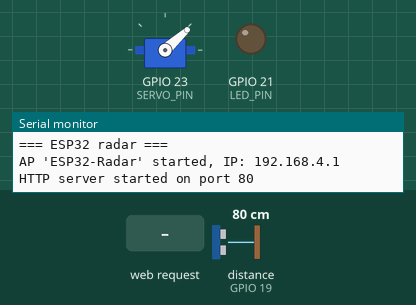
The program below on a simulated ESP32. Parts: servo, output pins drawn as LEDs (lit = HIGH), the last lines printed to the serial monitor. Wiring (inferred from the names in the program): ultrasonic range finder: trigger GPIO 18; echo GPIO 19. Inputs (shaded band) come from the test bench; at power-on: distance to the obstacle (sensor on GPIO 19) 80 cm. The echo pulse lasts 58.3 µs per cm; servo pulses on a pin are drawn as a servo (544–2400 µs = 0–180°); pins used as bus, display or sensor lines are not drawn.

Above: at 1.5 s.
1.6 s: HTTP request GET /api/guard?on=1 received
At 2.3 s:
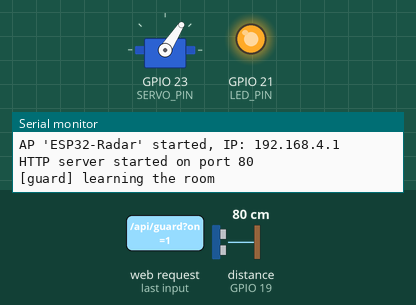
5.1 s: HTTP request GET /api/guard received
At 5.9 s:
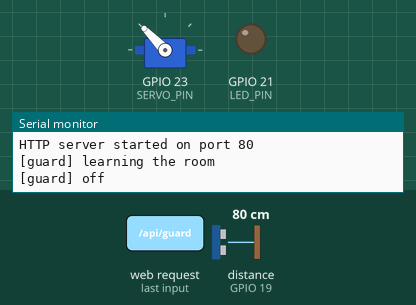
8.6 s: distance to the obstacle (sensor on GPIO 19) set to 33 cm
10.4 s: distance to the obstacle (sensor on GPIO 19) set to 27 cm
At 12.4 s:
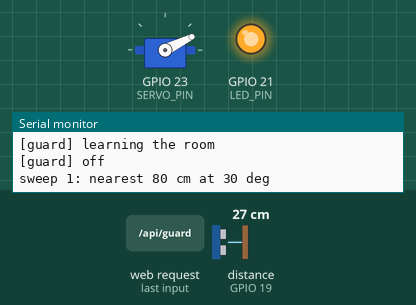
13.9 s: distance to the obstacle (sensor on GPIO 19) set to 4 cm
17.4 s: distance to the obstacle (sensor on GPIO 19) set to 2 cm
At 18.1 s:
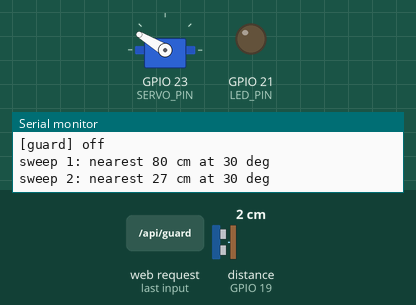
Timing chart, 0 to 21.9 s (numbered marks = the images above; inputs shaded):
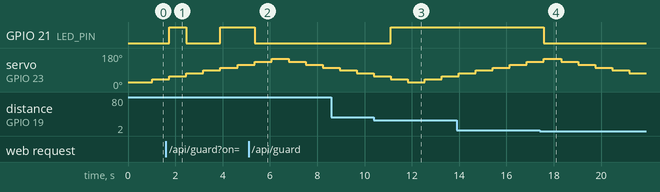

The program:

main.cpp
```cpp
#include <Arduino.h>
#include <WiFi.h>
#include <WebServer.h>

// ---------- Піни (парктронік з уроку 3 + серво) ----------
static const int TRIG_PIN = 18;   // HC-SR04 Trig
static const int ECHO_PIN = 19;   // HC-SR04 Echo через дільник 5 В -> 3.3 В
static const int LED_PIN = 21;    // KY-034 S
static const int SERVO_PIN = 23;  // SG90, помаранчевий дріт

static const char *AP_SSID = "ESP32-Radar";
static const char *AP_PASS = "12345678";

// ---------- Серво: калібрування під свій SG90 ----------
// Якщо серво не доходить до краю — зменшіть MIN / збільшіть MAX (крок 50 мкс).
// Якщо на краю дзижчить і впирається — навпаки.
static const int SERVO_MIN_US = 500;    // імпульс для 0°
static const int SERVO_MAX_US = 2400;   // імпульс для 180°
static const int SWEEP_MIN = 30;        // вужчий сектор — менше руху кабелів
static const int SWEEP_MAX = 150;
static const int STEP_DEG = 15;         // крок повороту (9 позицій на сектор)
static const unsigned long STEP_MS = 720;  // у 4 рази повільніше: ~6.5 с на прохід

// ---------- Далекомір ----------
static const float US_PER_CM = 58.0f;
static const float MIN_VALID_CM = 3.0f;  // ближче — це «сліпе» проникнення, а не ціль              // калібрування за лінійкою, як у парктроніку
static const unsigned long ECHO_TIMEOUT_US = 25000;  // ~4 м
static const float ALERT_CM = 30.0f;               // звичайний режим: ближче — KY-034 світить

// ---------- Охорона ----------
static const int LEARN_PASSES = 2;                 // скільки повних проходів запам'ятовувати «порожню кімнату»
static const int TOL_CM = 15;                      // на скільки ближче за норму — вже «щось нове»
static const int GUARD_MAX_CM = 250;               // де в нормі було порожньо, реагувати лише ближче цього
static const int CONFIRM_STEPS = 3;                // тривога, коли «нове» на стількох кутах підряд (відсіює стрибки датчика)
static const unsigned long ALARM_HOLD_MS = 3000;   // скільки світить KY-034 після тривоги

// ---------- Стан ----------
static const int N = (SWEEP_MAX - SWEEP_MIN) / STEP_DEG + 1;  // точок за один прохід
static int scanCm[N];       // відстань для кожного кута, -1 = відлуння немає
static int idx = 0;         // поточна точка
static int dir = 1;         // 1 = вліво (кут росте), -1 = вправо
static float lastCm = -1;
static unsigned long lastStep = 0;
static uint32_t sweeps = 0;

enum GuardState { G_OFF, G_LEARN, G_ARMED };
static GuardState guard = G_OFF;
static int learnLeft = 0;            // скільки ще проходів учитися
static int baseCm[N];                // «норма» для кожного кута, -1 = порожньо
static bool changed[N];              // на цьому куті зараз ближче за норму
static int streak = 0;               // скільки кутів підряд «щось нове»
static unsigned long alarmUntil = 0;
static int alarmAngle = -1;
static uint32_t alarms = 0;

WebServer server(80);

// ---------- Сторінка ----------
static const char PAGE[] PROGMEM = R"rawliteral(
<!DOCTYPE html>
<html lang="uk">
<head>
<meta charset="utf-8">
<meta name="viewport" content="width=device-width, initial-scale=1">
<title>Радар · ESP32</title>
<style>
  :root { --bg:#04110b; --card:#071a11; --line:#0f3a24; --green:#3dff8f; --muted:#5f9a7a; --amber:#ffc845; --red:#ff5d5d; }
  * { box-sizing:border-box; }
  body { margin:0; min-height:100vh; padding:16px; display:flex; justify-content:center; background:var(--bg); color:#d8ffe9;
    font-family:ui-monospace,SFMono-Regular,Consolas,monospace; }
  .wrap { width:min(720px,100%); }
  .card { background:var(--card); border:1px solid var(--line); border-radius:18px; padding:16px; box-shadow:0 0 40px rgba(61,255,143,.08); }
  h1 { font-size:13px; letter-spacing:.2em; text-transform:uppercase; color:var(--muted); margin:0 0 10px; }
  canvas { width:100%; display:block; }
  .read { display:flex; gap:18px; flex-wrap:wrap; align-items:baseline; margin-top:10px; }
  .big { font-size:34px; font-weight:700; color:var(--green); font-variant-numeric:tabular-nums; }
  .muted { color:var(--muted); font-size:13px; }
  .ctl { display:flex; gap:14px; flex-wrap:wrap; align-items:center; margin-top:12px; font-size:13px; color:var(--muted); }
  select, label { color:#d8ffe9; font:inherit; }
  select { background:#0b2417; border:1px solid var(--line); border-radius:8px; padding:4px 8px; }
  .dot { width:9px; height:9px; border-radius:50%; background:#f59e0b; display:inline-block; margin-right:6px; }
  .dot.online { background:var(--green); box-shadow:0 0 10px var(--green); }
  .banner { margin-top:10px; padding:10px 12px; border-radius:10px; font-size:14px; font-weight:700; display:none; }
  .banner.learn { display:block; background:#2a2208; color:var(--amber); border:1px solid #5a4710; }
  .banner.calm { display:block; background:#0b2417; color:var(--green); border:1px solid var(--line); }
  .banner.alarm { display:block; background:#3a0c0c; color:#ffd0d0; border:1px solid var(--red); animation:flash .6s steps(1) infinite; }
  @keyframes flash { 50% { background:#5c1111; } }
  button { background:#0b2417; color:#d8ffe9; border:1px solid var(--line); border-radius:8px; padding:6px 12px; font:inherit; cursor:pointer; }
  button.on { border-color:var(--amber); color:var(--amber); }
</style>
</head>
<body>
<div class="wrap">
  <div class="card">
    <h1>Радар · HC-SR04 + SG90</h1>
    <canvas id="c"></canvas>
    <div class="banner" id="banner"></div>
    <div class="read">
      <span class="big" id="dist">—</span>
      <span class="muted" id="ang">кут —</span>
      <span class="muted" id="near">найближче: —</span>
    </div>
    <div class="ctl">
      <button id="guard">Увімкнути охорону</button>
      <label>Дальність <select id="range"><option>100</option><option selected>200</option><option>300</option></select> см</label>
      <label><input type="checkbox" id="mirror"> дзеркально</label>
      <span><span class="dot" id="dot"></span><span id="status">з'єднання…</span></span>
    </div>
  </div>
</div>
<script>
const cv = document.getElementById('c'), ctx = cv.getContext('2d');
const rangeEl = document.getElementById('range'), mirrorEl = document.getElementById('mirror');
const distEl = document.getElementById('dist'), angEl = document.getElementById('ang'), nearEl = document.getElementById('near');
const dot = document.getElementById('dot'), statusEl = document.getElementById('status');
const banner = document.getElementById('banner'), guardBtn = document.getElementById('guard');
guardBtn.onclick = async () => {
  try { await fetch('/api/guard?on=' + (st && st.g ? 0 : 1), { cache:'no-store' }); } catch (e) {}
  poll();
};
try { mirrorEl.checked = localStorage.getItem('mirror') === '1'; rangeEl.value = localStorage.getItem('range') || '200'; } catch (e) {}
mirrorEl.onchange = () => { try { localStorage.setItem('mirror', mirrorEl.checked ? '1' : '0'); } catch (e) {} draw(); };
rangeEl.onchange = () => { try { localStorage.setItem('range', rangeEl.value); } catch (e) {} draw(); };
let st = null, fails = 0;

function size() {
  const w = cv.clientWidth, dpr = window.devicePixelRatio || 1;
  cv.width = w * dpr; cv.height = (w / 2 + 28) * dpr; cv.style.height = (w / 2 + 28) + 'px';
  ctx.setTransform(dpr, 0, 0, dpr, 0, 0);
}
function xy(cx, cy, r, deg) {          // 0° праворуч, 180° ліворуч, як у серво
  if (mirrorEl.checked) deg = 180 - deg;
  const a = deg * Math.PI / 180;
  return [cx + r * Math.cos(a), cy - r * Math.sin(a)];
}
function draw() {
  const w = cv.clientWidth, h = w / 2 + 28, cx = w / 2, cy = h - 18, R = w / 2 - 14;
  const range = +rangeEl.value;
  ctx.clearRect(0, 0, w, h);
  ctx.strokeStyle = 'rgba(61,255,143,.25)'; ctx.fillStyle = '#5f9a7a'; ctx.lineWidth = 1; ctx.font = '11px monospace';
  for (let k = 1; k <= 4; k++) {        // кільця дальності
    ctx.beginPath(); ctx.arc(cx, cy, R * k / 4, Math.PI, 2 * Math.PI); ctx.stroke();
    ctx.fillText(Math.round(range * k / 4) + ' см', cx + 4, cy - R * k / 4 + 12);
  }
  for (let d = 0; d <= 180; d += 30) {  // промені кутів
    const [x, y] = xy(cx, cy, R, d);
    ctx.beginPath(); ctx.moveTo(cx, cy); ctx.lineTo(x, y); ctx.stroke();
    const [tx, ty] = xy(cx, cy, R + 2, d);
    ctx.fillText(d + '°', tx - 10, Math.min(ty - 2, cy + 14));
  }
  if (!st) return;
  // перешкоди
  const pts = st.d.map((cm, i) => ({ deg: st.min + i * st.step, cm }));
  ctx.fillStyle = 'rgba(61,255,143,.10)'; ctx.beginPath(); let open = false;
  for (const p of pts) {
    if (p.cm < 0 || p.cm > range) { if (open) { ctx.lineTo(cx, cy); ctx.fill(); ctx.beginPath(); open = false; } continue; }
    const [x, y] = xy(cx, cy, R * p.cm / range, p.deg);
    if (!open) { ctx.moveTo(cx, cy); open = true; }
    ctx.lineTo(x, y);
  }
  if (open) { ctx.lineTo(cx, cy); ctx.fill(); }
  for (const p of pts) {
    if (p.cm < 0 || p.cm > range) continue;
    const [x, y] = xy(cx, cy, R * p.cm / range, p.deg);
    ctx.fillStyle = p.cm < 30 ? '#ff5d5d' : p.cm < 100 ? '#ffc845' : '#3dff8f';
    ctx.beginPath(); ctx.arc(x, y, 3.5, 0, 2 * Math.PI); ctx.fill();
  }
  if (st.g) {   // охорона: «норма» кімнати — пунктир, нове — червоні кільця
    ctx.strokeStyle = 'rgba(200,220,210,.4)'; ctx.lineWidth = 1.5; ctx.setLineDash([4, 4]); ctx.beginPath();
    let on = false;
    st.b.forEach((cm, i) => {
      if (cm < 0 || cm > range) { on = false; return; }
      const [x, y] = xy(cx, cy, R * cm / range, st.min + i * st.step);
      if (on) ctx.lineTo(x, y); else ctx.moveTo(x, y);
      on = true;
    });
    ctx.stroke(); ctx.setLineDash([]);
    ctx.strokeStyle = '#ff5d5d'; ctx.lineWidth = 2;
    st.d.forEach((cm, i) => {
      if (st.c[i] !== '1' || cm < 0 || cm > range) return;
      const [x, y] = xy(cx, cy, R * cm / range, st.min + i * st.step);
      ctx.beginPath(); ctx.arc(x, y, 8, 0, 2 * Math.PI); ctx.stroke();
    });
  }
  // промінь
  const [bx, by] = xy(cx, cy, R, st.a);
  const g = ctx.createLinearGradient(cx, cy, bx, by);
  g.addColorStop(0, 'rgba(61,255,143,0)'); g.addColorStop(1, 'rgba(61,255,143,.9)');
  ctx.strokeStyle = g; ctx.lineWidth = 3; ctx.beginPath(); ctx.moveTo(cx, cy); ctx.lineTo(bx, by); ctx.stroke();
}
async function poll() {
  try {
    const r = await fetch('/api/state', { cache:'no-store' });
    st = await r.json();
    distEl.textContent = st.cm === null ? '—' : Math.round(st.cm) + ' см';
    angEl.textContent = 'кут ' + st.a + '°';
    let best = null;
    st.d.forEach((cm, i) => { if (cm >= 0 && (!best || cm < best.cm)) best = { cm, deg: st.min + i * st.step }; });
    nearEl.textContent = best ? 'найближче: ' + best.cm + ' см на ' + best.deg + '°' : 'найближче: —';
    guardBtn.textContent = st.g ? 'Вимкнути охорону' : 'Увімкнути охорону';
    guardBtn.className = st.g ? 'on' : '';
    if (!st.g) banner.className = 'banner';
    else if (st.g === 1) { banner.className = 'banner learn'; banner.textContent = 'Запам\'ятовую кімнату… відійдіть від радара на кілька секунд'; }
    else if (st.al) { banner.className = 'banner alarm'; banner.textContent = 'ТРИВОГА: щось нове на ' + st.aa + '° (усього тривог: ' + st.n + ')'; }
    else { banner.className = 'banner calm'; banner.textContent = 'На варті: усе як було' + (st.n ? ' · тривог: ' + st.n : ''); }
    fails = 0; dot.className = 'dot online'; statusEl.textContent = 'на зв\'язку';
  } catch (e) {
    if (++fails > 2) { dot.className = 'dot'; statusEl.textContent = "немає зв'язку"; }
  }
  draw();
}
addEventListener('resize', () => { size(); draw(); });
size(); draw(); poll();
setInterval(poll, 120);
</script>
</body>
</html>
)rawliteral";

// ---------- Серво ----------
// SG90 чекає імпульс раз на 20 мс (50 Гц): 500 мкс = 0°, 2400 мкс = 180°.
void servoWrite(int deg) {
  int us = SERVO_MIN_US + (long)(SERVO_MAX_US - SERVO_MIN_US) * deg / 180;
  ledcWrite(SERVO_PIN, (uint32_t)us * 65535 / 20000);  // 16 біт на період 20000 мкс
}

int angleAt(int i) { return SWEEP_MIN + i * STEP_DEG; }

// ---------- Охорона ----------
void startLearning() {
  for (int i = 0; i < N; i++) {
    baseCm[i] = -1;
    changed[i] = false;
  }
  learnLeft = LEARN_PASSES + 1;  // +1: перший прохід почнеться з середини
  guard = G_LEARN;
  streak = 0;
  alarmUntil = 0;
  alarmAngle = -1;
  Serial.println("[guard] learning the room");
}

void stopGuard() {
  guard = G_OFF;
  alarmUntil = 0;
  for (int i = 0; i < N; i++) changed[i] = false;
  Serial.println("[guard] off");
}

// Чи стало на цьому куті щось ближче, ніж у «порожній кімнаті»
bool isCloser(int cm, int base) {
  if (cm < 0) return false;                // відлуння немає — нічого нового
  if (base < 0) return cm < GUARD_MAX_CM;  // було порожньо, а тепер щось є
  return cm < base - TOL_CM;
}

// ---------- Далекомір (як у парктроніку) ----------
float measureCm() {
  digitalWrite(TRIG_PIN, LOW);
  delayMicroseconds(2);
  digitalWrite(TRIG_PIN, HIGH);
  delayMicroseconds(10);
  digitalWrite(TRIG_PIN, LOW);
  unsigned long us = pulseIn(ECHO_PIN, HIGH, ECHO_TIMEOUT_US);
  if (us == 0) return -1;
  float cm = us / US_PER_CM;
  if (cm < MIN_VALID_CM) return -1;  // 1–2 см = наведення від власного передавача
  return cm;
}

// ---------- HTTP ----------
void handleRoot() {
  server.sendHeader("Cache-Control", "no-store");
  server.send_P(200, "text/html; charset=utf-8", PAGE);
}

void handleState() {
  String json;
  json.reserve(120 + N * 11);
  json += "{\"a\":";
  json += angleAt(idx);
  json += ",\"cm\":";
  json += lastCm < 0 ? String("null") : String(lastCm, 1);
  json += ",\"min\":";
  json += SWEEP_MIN;
  json += ",\"step\":";
  json += STEP_DEG;
  json += ",\"d\":[";
  for (int i = 0; i < N; i++) {
    if (i) json += ',';
    json += scanCm[i];
  }
  json += "],\"g\":";
  json += (int)guard;  // 0 вимкнено, 1 вчиться, 2 на варті
  json += ",\"al\":";
  json += millis() < alarmUntil ? "true" : "false";
  json += ",\"aa\":";
  json += alarmAngle;
  json += ",\"n\":";
  json += alarms;
  json += ",\"b\":[";
  for (int i = 0; i < N; i++) {
    if (i) json += ',';
    json += baseCm[i];
  }
  json += "],\"c\":\"";
  for (int i = 0; i < N; i++) json += changed[i] ? '1' : '0';
  json += "\"}";
  server.sendHeader("Cache-Control", "no-store");
  server.send(200, "application/json", json);
}

void handleGuard() {
  if (server.arg("on") == "1") startLearning();  // увімкнення завжди заново вчить кімнату
  else stopGuard();
  handleState();
}

void setup() {
  Serial.begin(115200);
  delay(300);
  Serial.println();
  Serial.println("=== ESP32 radar ===");

  pinMode(TRIG_PIN, OUTPUT);
  pinMode(ECHO_PIN, INPUT);
  pinMode(LED_PIN, OUTPUT);
  for (int i = 0; i < N; i++) {
    scanCm[i] = -1;
    baseCm[i] = -1;
    changed[i] = false;
  }

  ledcAttach(SERVO_PIN, 50, 16);  // 50 Гц, 16 біт
  servoWrite(angleAt(idx));

  bool ok = WiFi.softAP(AP_SSID, AP_PASS);
  Serial.printf("AP '%s' %s, IP: %s\n", AP_SSID, ok ? "started" : "FAILED",
                WiFi.softAPIP().toString().c_str());

  server.on("/", handleRoot);
  server.on("/api/state", handleState);
  server.on("/api/guard", handleGuard);
  server.onNotFound([]() { server.send(404, "text/plain", "Not found"); });
  server.begin();
  Serial.println("HTTP server started on port 80");
  lastStep = millis();
}

void loop() {
  server.handleClient();
  unsigned long now = millis();
  if (now - lastStep < STEP_MS) return;
  lastStep = now;

  // 1. Серво вже STEP_MS стоїть на куті idx — міряємо
  lastCm = measureCm();
  int cm = lastCm < 0 ? -1 : (int)(lastCm + 0.5f);
  scanCm[idx] = cm;

  // 2. Охорона: вчимо «норму» або порівнюємо з нею
  if (guard == G_LEARN) {
    if (cm >= 0 && (baseCm[idx] < 0 || cm < baseCm[idx])) baseCm[idx] = cm;  // норма = найближче з проходів
  } else if (guard == G_ARMED) {
    changed[idx] = isCloser(cm, baseCm[idx]);
    streak = changed[idx] ? streak + 1 : 0;
    // тривога лише коли «нове» на кількох кутах підряд: одиночні стрибки датчика не рахуються
    if (streak >= CONFIRM_STEPS) {
      if (now >= alarmUntil) {
        alarms++;
        Serial.printf("[guard] ALARM #%lu at %d deg: %d cm (norm %d)\n", (unsigned long)alarms,
                      angleAt(idx), cm, baseCm[idx]);
      }
      alarmUntil = now + ALARM_HOLD_MS;
      alarmAngle = angleAt(idx);
    }
  }

  // 3. KY-034: вчиться — повільно блимає; на варті — світить при тривозі; інакше — ближче ALERT_CM
  bool led;
  if (guard == G_LEARN) led = (now / 500) % 2;
  else if (guard == G_ARMED) led = now < alarmUntil;
  else led = cm >= 0 && cm < ALERT_CM;
  digitalWrite(LED_PIN, led ? HIGH : LOW);

  // 4. Наступний кут; на краю розвертаємось
  if (idx + dir < 0 || idx + dir >= N) {
    dir = -dir;
    sweeps++;
    if (guard == G_LEARN && --learnLeft == 0) {
      guard = G_ARMED;
      Serial.println("[guard] armed");
    }
    int best = -1;
    for (int i = 0; i < N; i++)
      if (scanCm[i] >= 0 && (best < 0 || scanCm[i] < scanCm[best])) best = i;
    if (best < 0) Serial.printf("sweep %lu: nothing\n", (unsigned long)sweeps);
    else Serial.printf("sweep %lu: nearest %d cm at %d deg\n", (unsigned long)sweeps, scanCm[best], angleAt(best));
  }
  idx += dir;
  servoWrite(angleAt(idx));
}
```

Measured:
- the behaviour switches between 30 and 29 cm on distance to the obstacle (sensor on GPIO 19) (found by bisection; images 2 and 3)
- the behaviour switches between 3 and 2 cm on distance to the obstacle (sensor on GPIO 19) (found by bisection; images 3 and 4)
- after the input at 1.6 s, GPIO 21 (LED_PIN): LOW → HIGH after 0.15 s, → LOW 0.72 s later, → HIGH 1.4 s later
- after the input at 5.1 s, GPIO 21 (LED_PIN): goes on until 5.4 s, then stays LOW
- after the input at 10.4 s, GPIO 21 (LED_PIN): LOW → HIGH after 0.71 s
- after the input at 17.4 s, GPIO 21 (LED_PIN): HIGH → LOW after 0.19 s
